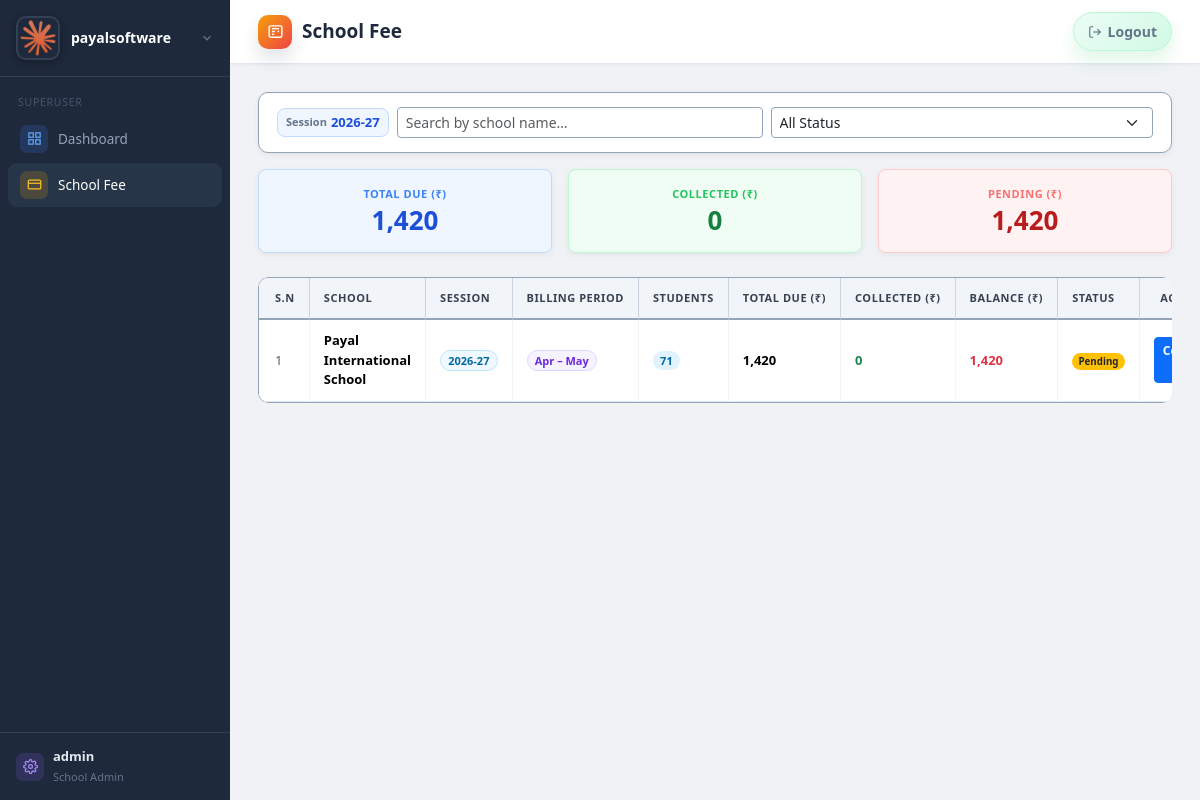
Screenshot of /super/school-fee/ (signed in) with the database file from the repository.
### schoolapp/models.py (models this page shows, shortened)
class SuperUserSettings(models.Model):
    software_name = models.CharField(max_length=150, default='SchoolERP')
    superuser_name = models.CharField(max_length=150, blank=True)
    superuser_email = models.EmailField(blank=True)
    superuser_phone = models.CharField(max_length=20, blank=True)
    logo = models.ImageField(upload_to='software_logos/', blank=True, null=True)
    organization_address = models.TextField(blank=True)
    notes = models.TextField(blank=True)
    default_session = models.CharField(max_length=20, blank=True, default='',
                                       help_text='Default academic session shown on superuser dashboard and school fee pages.')
    updated_at = models.DateTimeField(auto_now=True)
    @classmethod
    def get_solo(cls):
        obj = cls.objects.order_by('pk').first()
        if obj:
            return obj
        return cls.objects.create()

class User(AbstractUser):
    SUPERUSER = 'superuser'
    SCHOOL_ADMIN = 'school_admin'
    ROLES = [(SUPERUSER, 'Super User'), (SCHOOL_ADMIN, 'School Admin')]
    role = models.CharField(max_length=20, choices=ROLES, default=SCHOOL_ADMIN)
    school = models.ForeignKey(School, on_delete=models.CASCADE, null=True, blank=True)
    def is_super(self):
        return self.role == self.SUPERUSER or self.is_superuser

class School(models.Model):
    name = models.CharField(max_length=200)
    subdomain = models.SlugField(
        max_length=63, unique=True, null=True, blank=True,
        help_text='URL slug for this school, e.g. "greenwood" → greenwood.erpdomain.com',
    )
    phone = models.CharField(max_length=20, blank=True)
    email = models.EmailField(blank=True)
    logo = models.ImageField(upload_to='school_logos/', blank=True, null=True)
    address = models.TextField(blank=True)
    is_active = models.BooleanField(default=True)
    fee_per_student = models.DecimalField(max_digits=8, decimal_places=2, default=0)
    created_at = models.DateTimeField(auto_now_add=True)

class SchoolProfile(models.Model):
    school = models.OneToOneField(School, on_delete=models.CASCADE, related_name='profile')
    current_academic_session = models.CharField(
        max_length=20,
        default=default_current_academic_session,
        validators=[validate_academic_session],
    )
    session_start_month = models.CharField(max_length=15, choices=MONTH_CHOICES, default='april')
    session_end_month = models.CharField(max_length=15, choices=MONTH_CHOICES, default='march')
    billing_start_month = models.CharField(max_length=15, choices=MONTH_CHOICES, default='april')
    billing_end_month = models.CharField(max_length=15, choices=MONTH_CHOICES, default='march')
    updated_at = models.DateTimeField(auto_now=True)

### schoolapp/views/superuser_views.py (the view)
# urls.py: path('super/school-fee/', views.super_school_fee_dashboard, name='super_school_fee_dashboard'),
@super_only
def super_school_fee_dashboard(request):
    su_settings = SuperUserSettings.get_solo()
    system_session = get_current_academic_session()
    default_session = su_settings.default_session or system_session
    profiles = get_all_school_profiles()
    session_records = get_all_session_records()
    student_counts = get_all_student_counts_by_school_session()
    rows, total_monthly, total_collected = build_fee_dashboard_rows(
        School.objects.filter(is_active=True),
        profiles, session_records, student_counts, default_session,
    )
    total_pending = max(total_monthly - total_collected, Decimal('0.00'))
    session_options = sorted({r['session'] for r in rows if r.get('session')}, reverse=True)
    return render(request, 'superuser/school_fee_dashboard.html', {
        'rows': rows,
        'total_monthly': total_monthly,
        'total_collected': total_collected,
        'total_pending': total_pending,
        'session_options': session_options,
        'default_session': default_session,
    })

### templates/superuser/school_fee_dashboard.html (shortened to what this page needs)
{% extends 'base.html' %}
{% block page_title %}School Fee{% endblock %}
{% load fee_tags %}
{% block content %}
<div class="filter-bar">
  <div class="d-flex gap-2 align-items-center w-100">
    <div class="d-flex align-items-center gap-1 px-2 py-1 flex-shrink-0" style="background:#eff6ff;border:1.5px solid #bfdbfe;border-radius:8px;white-space:nowrap;">
      <span style="font-size:11px;color:#64748b;font-weight:600;">Session</span>
      <span style="font-size:13px;font-weight:700;color:#1d4ed8;">{{ default_session }}</span>
    </div>
    <input class="form-control form-control-sm flex-grow-1" id="filter-name" placeholder="Search by school name…" oninput="applyFilters()">
    <select class="form-select form-select-sm flex-grow-1" id="filter-status" onchange="applyFilters()">
      <option value="">All Status</option>
    </select>
  </div>
</div>
<div class="row g-3 mb-4">
  <div class="col-6 col-md-4">
    <div class="card text-center p-3 fee-kpi-card kpi-monthly" onclick="toggleKPI(this)" data-kpi="monthly" style="background:#eff6ff;border:1.5px solid #bfdbfe;box-shadow:0 2px 6px rgba(0,0,0,.06);">
      <div class="kpi-label" style="color:#3b82f6;">Total Due (₹)</div>
      <div id="kpi-monthly-total" class="kpi-value" style="color:#1d4ed8;">{{ total_monthly|indian_number }}</div>
    </div>
  </div>
  <div class="col-6 col-md-4">
    <div class="card text-center p-3 fee-kpi-card kpi-collected" onclick="toggleKPI(this)" data-kpi="collected" style="background:#f0fdf4;border:1.5px solid #bbf7d0;box-shadow:0 2px 6px rgba(0,0,0,.06);">
      <div class="kpi-label" style="color:#22c55e;">Collected (₹)</div>
      <div id="kpi-collected" class="kpi-value" style="color:#15803d;">{{ total_collected|indian_number }}</div>
    </div>
  </div>
  <div class="col-6 col-md-4">
    <div class="card text-center p-3 fee-kpi-card kpi-pending" onclick="toggleKPI(this)" data-kpi="pending" style="background:#fef2f2;border:1.5px solid #fecaca;box-shadow:0 2px 6px rgba(0,0,0,.06);">
      <div class="kpi-label" style="color:#f87171;">Pending (₹)</div>
      <div id="kpi-pending" class="kpi-value" style="color:#b91c1c;">{{ total_pending|indian_number }}</div>
    </div>
  </div>
</div>
<div class="table-responsive" style="max-height:520px;overflow-y:auto;border-radius:10px;">
  <table class="table mb-0 fee-table">
    <thead>
      <tr>
        <th class="ps-3">S.N</th>
        <th>School</th>
        <th>Session</th>
        <th>Billing Period</th>
        <th>Students</th>
        <th>Total Due (₹)</th>
        <th>Collected (₹)</th>
        <th>Balance (₹)</th>
        <th>Status</th>
        <th class="text-center pe-3">Action</th>
      </tr>
    </thead>
    <tbody id="fee-tbody">
      {% for r in rows %}
      <tr data-name="{{ r.school.name|lower }}"
          data-status="{% if r.is_paid_up %}paid{% else %}pending{% endif %}"
          data-session="{{ r.session }}"
          data-current="{% if r.is_current_session %}true{% else %}false{% endif %}">
        <td class="ps-3 text-muted row-sn"></td>
        <td><strong>{{ r.school.name }}</strong></td>
        <td>
          <span class="badge rounded-pill" style="background:#f0f9ff;color:#0369a1;font-size:11px;font-weight:600;border:1px solid #bae6fd;">{{ r.session }}</span>
        </td>
        <td>
          <span class="badge rounded-pill" style="background:#f5f3ff;color:#6d28d9;font-size:11px;font-weight:600;border:1px solid #ddd6fe;">{{ r.billing_period }}</span>
        </td>
        <td>
          <span class="badge rounded-pill" style="background:#e0f2fe;color:#0369a1;font-size:11px;font-weight:600;">{{ r.active_students }}</span>
        </td>
        <td class="fw-semibold">{{ r.total_due|indian_number }}</td>
        <td class="text-success fw-semibold">{{ r.total_paid|indian_number }}</td>
        <td class="fw-semibold {% if r.balance > 0 %}text-danger{% else %}text-success{% endif %}">{{ r.balance|indian_number }}</td>
        <td>
          {% if r.is_paid_up %}
            <span class="badge rounded-pill bg-success">Paid</span>
          {% else %}
            <span class="badge rounded-pill bg-warning text-dark">Pending</span>
          {% endif %}
        </td>
        <td class="text-center pe-3">
          {% if r.is_current_session %}
            <a href="{% url 'super_collect_fee' r.school.pk %}" class="btn btn-sm btn-primary" style="font-size:12px;font-weight:600;">Collect Fee</a>
          {% else %}
            <a href="{% url 'super_collect_fee' r.school.pk %}?session={{ r.session }}" class="btn btn-sm btn-primary" style="font-size:12px;font-weight:600;">Collect Fee</a>
          {% endif %}
        </td>
      </tr>
      {% empty %}
      <tr>
        <td colspan="10" class="text-center py-5 text-muted">No active schools found.</td>
      </tr>
      {% endfor %}
    </tbody>
  </table>
</div>
{% endblock %}

### templates/base.html (shortened to what this page needs)
{% load static %}
<!DOCTYPE html>
<html lang="en">
<head>
<link rel="stylesheet" href="{% static 'css/style.css' %}">
<link rel="stylesheet" href="https://cdn.jsdelivr.net/npm/bootstrap@5.3.3/dist/css/bootstrap.min.css">
</head>
<body>
<div class="sidebar">
  <div class="brand" id="brand-profile">
    <button type="button" class="brand-trigger" onclick="toggleBrandProfile(event)" aria-expanded="false" aria-controls="brand-profile-menu">
      <div class="brand-inner">
        {% if app_settings and app_settings.logo %}
          <img src="{{ app_settings.logo.url }}" alt="{{ app_settings.software_name|default:'SchoolERP' }}" class="brand-logo">
        {% else %}
          <div class="brand-logo-fallback">
            <svg width="22" height="22" fill="none" stroke="#fff" stroke-width="2" viewBox="0 0 24 24"><path d="M3 9l9-7 9 7v11a2 2 0 0 1-2 2H5a2 2 0 0 1-2-2z"/><polyline points="9 22 9 12 15 12 15 22"/></svg>
          </div>
        {% endif %}
        <div class="brand-text">
          <div class="brand-name">{{ app_settings.software_name|default:'SchoolERP' }}</div>
        </div>
        <svg class="brand-chevron" width="14" height="14" fill="none" stroke="currentColor" stroke-width="2.2" viewBox="0 0 24 24"><polyline points="6 9 12 15 18 9"/></svg>
      </div>
    </button>
  </div>
  <nav>
    {% if user.is_super %}
      <div class="nav-section">Superuser</div>
      <a href="{% url 'super_dashboard' %}" {% if request.resolver_match.url_name == 'super_dashboard' %}class="active"{% endif %}>
        <span class="ni ni-blue"><svg width="15" height="15" fill="none" stroke="currentColor" stroke-width="2" viewBox="0 0 24 24"><rect x="3" y="3" width="7" height="7"/><rect x="14" y="3" width="7" height="7"/><rect x="3" y="14" width="7" height="7"/><rect x="14" y="14" width="7" height="7"/></svg></span>
        Dashboard
      </a>
      <a href="{% url 'super_school_fee_dashboard' %}" {% if request.resolver_match.url_name == 'super_school_fee_dashboard' or request.resolver_match.url_name == 'super_collect_fee' %}class="active"{% endif %}>
        <span class="ni ni-amber"><svg width="15" height="15" fill="none" stroke="currentColor" stroke-width="2" viewBox="0 0 24 24"><rect x="2" y="5" width="20" height="14" rx="2"/><line x1="2" y1="10" x2="22" y2="10"/></svg></span>
        School Fee
      </a>
    {% endif %}
  </nav>
  {% if not user.is_super %}
  <a href="{% url 'config_view' %}" class="user-info {% if request.resolver_match.url_name == 'config_view' %}active{% endif %}">
    <span class="ni ni-purple"><svg width="15" height="15" fill="none" stroke="currentColor" stroke-width="2" viewBox="0 0 24 24"><circle cx="12" cy="12" r="3"/><path d="M19.4 15a1.65 1.65 0 0 0 .33 1.82l.06.06a2 2 0 0 1-2.83 2.83l-.06-.06a1.65 1.65 0 0 0-1.82-.33 1.65 1.65 0 0 0-1 1.51V21a2 2 0 0 1-4 0v-.09A1.65 1.65 0 0 0 9 19.4a1.65 1.65 0 0 0-1.82.33l-.06.06a2 2 0 0 1-2.83-2.83l.06-.06A1.65 1.65 0 0 0 4.68 15a1.65 1.65 0 0 0-1.51-1H3a2 2 0 0 1 0-4h.09A1.65 1.65 0 0 0 4.6 9a1.65 1.65 0 0 0-.33-1.82l-.06-.06a2 2 0 0 1 2.83-2.83l.06.06A1.65 1.65 0 0 0 9 4.68a1.65 1.65 0 0 0 1-1.51V3a2 2 0 0 1 4 0v.09a1.65 1.65 0 0 0 1 1.51 1.65 1.65 0 0 0 1.82-.33l.06-.06a2 2 0 0 1 2.83 2.83l-.06.06A1.65 1.65 0 0 0 19.4 9a1.65 1.65 0 0 0 1.51 1H21a2 2 0 0 1 0 4h-.09a1.65 1.65 0 0 0-1.51 1z"/></svg></span>
    Settings
  </a>
  {% else %}
  <a href="{% url 'super_settings' %}" class="user-info {% if request.resolver_match.url_name == 'super_settings' %}active{% endif %}">
    <span class="ni ni-purple"></span>
    <div class="user-details">
      <strong>{{ user.username }}</strong>
      <small>{{ user.get_role_display }}</small>
    </div>
  </a>
  {% endif %}
</div>
<div class="main">
  <div class="topbar">
    <h1 class="page-title">
      {% with url_name=request.resolver_match.url_name|default:'' %}
        {% if url_name == 'student_list' or url_name == 'student_create' or url_name == 'student_edit' or url_name == 'student_delete' or url_name == 'student_promote' or url_name == 'student_fail' or url_name == 'student_transfer' or url_name == 'admission_bulk_upload' %}
          <span class="page-title-icon admission" aria-hidden="true">
            <svg fill="none" stroke="currentColor" stroke-width="2" viewBox="0 0 24 24"><path d="M16 21v-2a4 4 0 0 0-4-4H6a4 4 0 0 0-4 4v2"/><circle cx="9" cy="7" r="4"/><path d="M19 8v6"/><path d="M22 11h-6"/></svg>
          </span>
        {% elif 'payment' in url_name or url_name == 'super_school_fee_dashboard' or url_name == 'super_collect_fee' %}
          <span class="page-title-icon fee" aria-hidden="true">
            <svg fill="none" stroke="currentColor" stroke-width="2" viewBox="0 0 24 24"><rect x="3" y="4" width="18" height="16" rx="2"/><path d="M7 8h10"/><path d="M7 12h4"/><path d="M15 12h2"/><path d="M7 16h3"/></svg>
          </span>
        {% elif url_name == 'whatsapp_dashboard' %}
          <span class="page-title-icon whatsapp" aria-hidden="true">
            <svg fill="none" stroke="currentColor" stroke-width="2" viewBox="0 0 24 24"><path d="M18 8A6 6 0 0 0 6 8c0 7-3 9-3 9h18s-3-2-3-9"/><path d="M13.73 21a2 2 0 0 1-3.46 0"/></svg>
          </span>
        {% elif url_name == 'announcement_dashboard' %}
          <span class="page-title-icon announcement" aria-hidden="true">
            <svg fill="none" stroke="currentColor" stroke-width="2" viewBox="0 0 24 24"><path d="M3 11v2a1 1 0 0 0 1 1h2l3 3V8L6 11H4a1 1 0 0 0-1 1z"/><path d="M15 9a4 4 0 0 1 0 6"/><path d="M18 6a8 8 0 0 1 0 12"/></svg>
          </span>
        {% elif 'report' in url_name %}
          <span class="page-title-icon reports" aria-hidden="true">
            <svg fill="none" stroke="currentColor" stroke-width="2" viewBox="0 0 24 24"><path d="M14 2H6a2 2 0 0 0-2 2v16a2 2 0 0 0 2 2h12a2 2 0 0 0 2-2V8z"/><path d="M14 2v6h6"/><path d="M8 13h8"/><path d="M8 17h5"/></svg>
          </span>
        {% endif %}
      {% endwith %}
      <span>{% block page_title %}Dashboard{% endblock %}</span>
    </h1>
    <div class="topbar-right">
      <a class="topbar-logout" href="{% url 'logout' %}">
        <svg width="14" height="14" fill="none" stroke="currentColor" stroke-width="2" viewBox="0 0 24 24"><path d="M9 21H5a2 2 0 0 1-2-2V5a2 2 0 0 1 2-2h4"/><polyline points="16 17 21 12 16 7"/><line x1="21" y1="12" x2="9" y2="12"/></svg>
        Logout
      </a>
    </div>
  </div>
  <div class="content">
    {% block content %}{% endblock %}
  </div>
</div>
</body>
</html>

### rows the page displays
SuperUserSettings: logo (picture), software_name "payalsoftware", default_session "2026-27"
User: username "admin", role "School Admin"
School: school.name "Payal International School", session "2026-27", billing_period "Apr – May", active_students "71", total_due|indian_number "1,420", total_paid|indian_number "0", balance|indian_number "1,420"

### other values shown
{{ total_monthly|indian_number }} "1,420"
{{ total_collected|indian_number }} "0"
{{ total_pending|indian_number }} "1,420"
